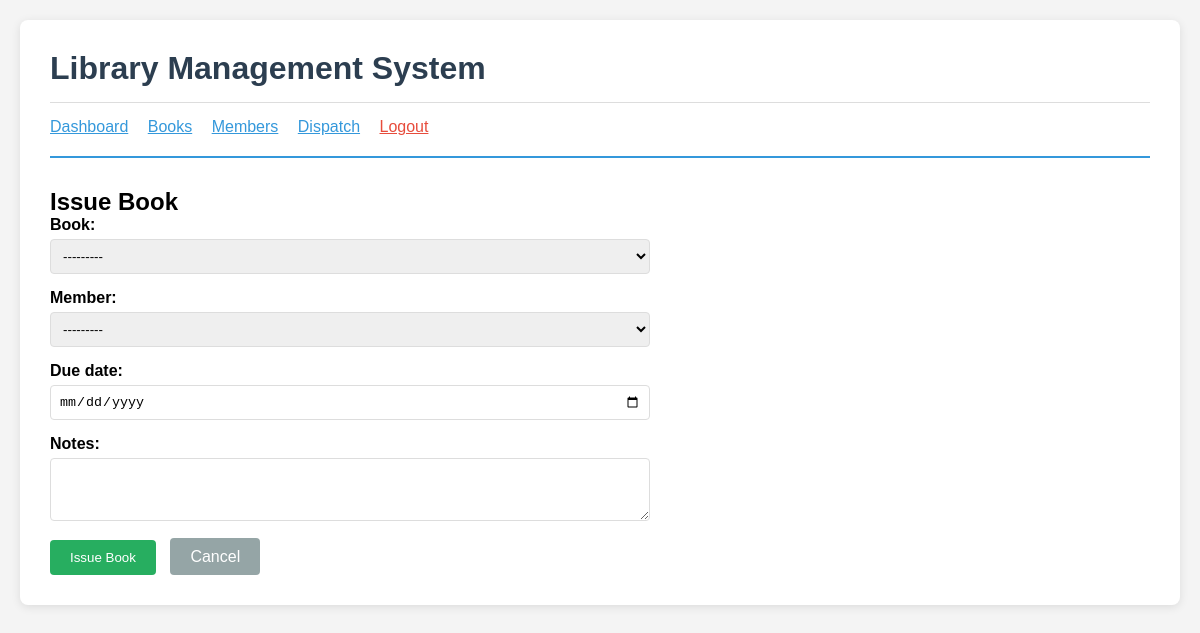
/dispatch/issue/ (signed in), run on an earlier commit of the app's database.
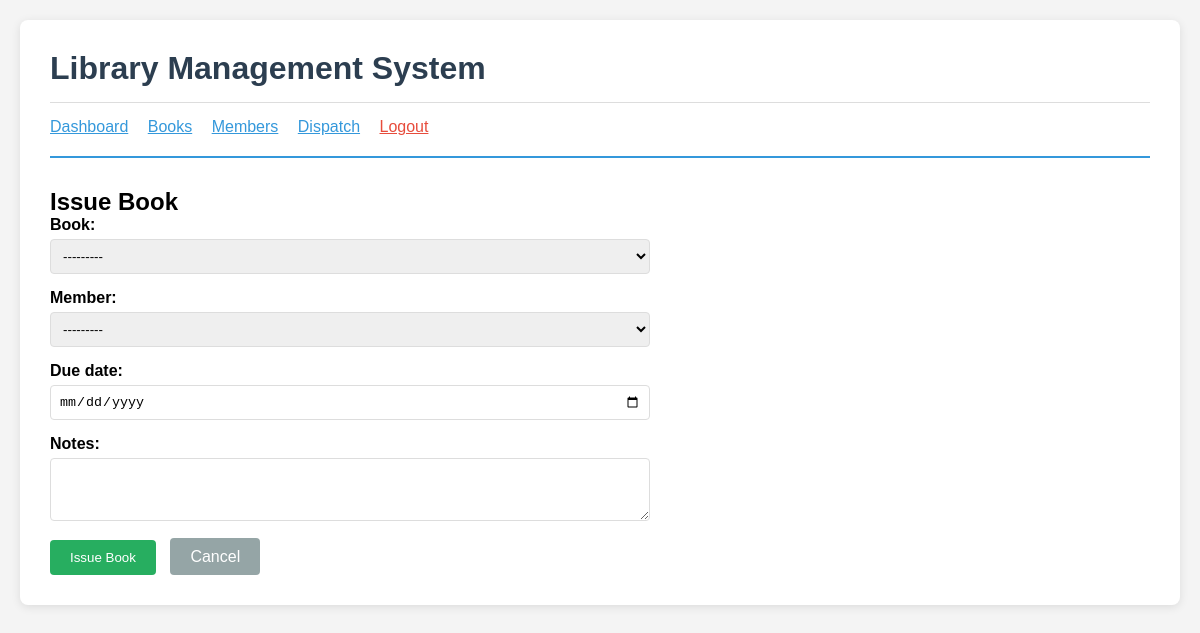
And on a later commit of the database.
### members/models.py (models this page shows, shortened)
class Member(models.Model):
 user = models.OneToOneField(
 User,
 on_delete=models.CASCADE,
 limit_choices_to={'user_type': 'member'},
 help_text="Link to user account"
 )
 member_id = models.CharField(
 max_length=20,
 unique=True,
 help_text="Unique member ID"
 )
 phone_number = models.CharField(
 max_length=15,
 help_text="Contact phone number"
 )
 address = models.TextField(
 help_text="Residential address"
 )
 date_of_birth = models.DateField(
 help_text="Date of birth"
 )
 membership_date = models.DateField(
 auto_now_add=True,
 help_text="Date of membership registration"
 )
 is_active = models.BooleanField(
 default=True,
 help_text="Is membership active?"
 )
 class Meta:
  ordering = ['member_id']
  verbose_name = 'Member'
  verbose_name_plural = 'Members'
 def __str__(self):
  return f"{self.member_id} - {self.user.get_full_name()}"

### dispatch/views.py (the view)
# urls.py: path('issue/', views.borrow_book, name='borrow_book'),
@login_required
@user_passes_test(is_librarian)
def borrow_book(request):
 if request.method == 'POST':
  form = BorrowBookForm(request.POST)
  if form.is_valid():
   borrow_record = form.save()
   book = borrow_record.book
   book.available_copies -= 1
   book.save()
   messages.success(
   request,
   f'{book.title} issued to {borrow_record.member.member_id}'  )
   return redirect('borrow_list')
 else:
  form = BorrowBookForm()
 return render(request, 'dispatch/borrow_form.html', {
  'form': form,
  'title': 'Issue Book'
 })

### dispatch/forms.py (shortened to what this page needs)
class BorrowBookForm(forms.ModelForm):
 class Meta:
  model = BorrowRecord
  fields = ['book', 'member', 'due_date', 'notes']
  widgets = {
  'due_date': forms.DateInput(attrs={'type': 'date'}),
  'notes': forms.Textarea(attrs={'rows': 3}),
  }
 def __init__(self, *args, **kwargs):
  super().__init__(*args, **kwargs)
  self.fields['book'].queryset = Book.objects.filter(  available_copies__gt=0
  )
  self.fields['member'].queryset = Member.objects.filter(  is_active=True
  )

### accounts/models.py (called while the page is built)
    def is_librarian(self):
        return self.user_type == 'librarian'

### books/models.py (called while the page is built)
 def __str__(self):
  return f"{self.title} by {self.author}"

### dispatch/views.py (called while the page is built)
def is_librarian(user):
 return user.is_authenticated and user.user_type == 'librarian'

### dispatch/templates/dispatch/borrow_form.html (shortened to what this page needs)
{% extends 'accounts/base.html' %}
{% block content %}
<h2>{{ title }}</h2>
<form method="post" style="max-width: 600px;">
 {% for field in form %}
  <div style="margin-bottom: 15px;">
  <label style="display: block; margin-bottom: 5px; font-weight: bold;">
  {{ field.label }}:
  </label>
  {{ field }}
  </div>
 {% endfor %}
 <button type="submit"
 style="padding: 10px 20px; background: #27ae60; color: white;   border: none; border-radius: 4px; cursor: pointer;">
 Issue Book
 </button>
 <a href="{% url 'borrow_list' %}"
 style="padding: 10px 20px; background: #95a5a6; color: white;   text-decoration: none; border-radius: 4px; margin-left: 10px;">
 Cancel
 </a>
</form>
{% endblock %}

What changed in the data, as far as the page shows it:
added Member: form "---------"
